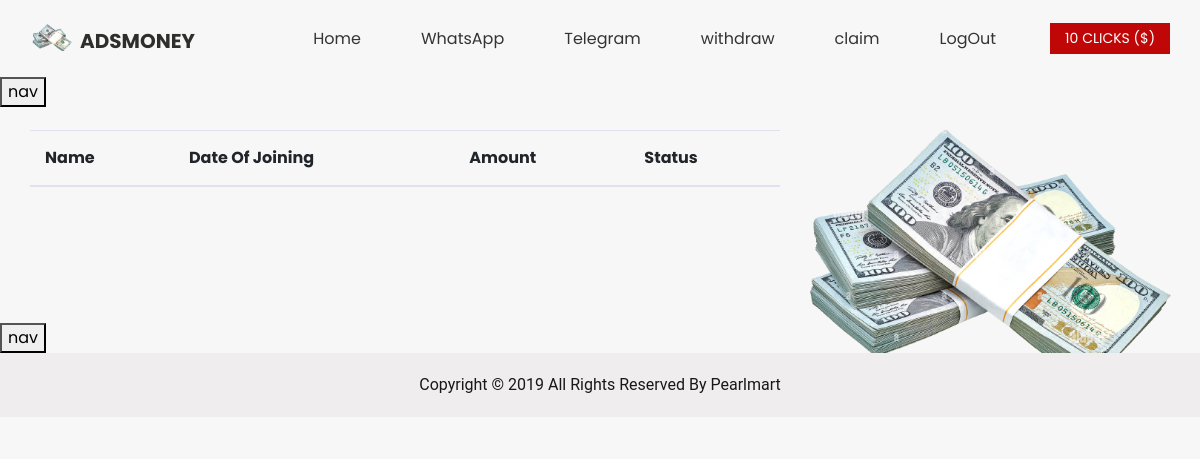
Page /claim (signed in) on the earlier database version.
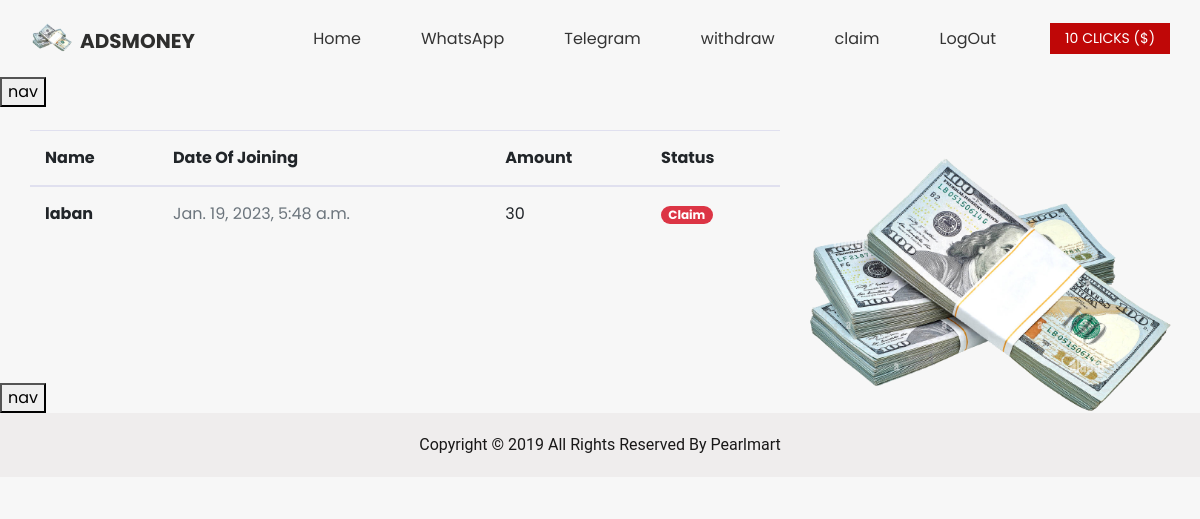
Same page on the later database version.
### main/models.py (models this page shows, shortened)
class ReferralBonu(models.Model):
	person = models.CharField(max_length=1000,default=0)
	amount= models.CharField(max_length=1000,default=0)
	paid= models.BooleanField(default=False)
	date_paid =models.DateTimeField(default=datetime.datetime.today)
	class Meta:
		ordering = ('-date_paid', )

### main/views.py (the view)
# urls.py: path('claim', claim , name='claim'),
@login_required(login_url='login')
def claim(request):
    try:
        user=Clicks.objects.get(name=request.user)
    except:
        user=None
    if user is not None:
        dollar=((int(user.number)*3)/1000)
        click=user.number
    else:
        dollar=0
        click=0
    clicks=ReferralBonu.objects.filter(person=request.user)
    Lists=[]
    List=[]
    lists=AdsLink.objects.all()
    if len(lists)>=3:
        for i in lists:
            List.append(i.name)
    else:
        pass
    Lists=random.sample(List, len(List))
    Lists=Lists[:3]
    context={'Lists':Lists,'click':click,'clicks':clicks,}
    return render(request,'claim.html',context)

### templates/claim.html (shortened to what this page needs)
{% extends 'base.html' %}
{% load crispy_forms_tags %}
{% load static %}
{% block body %}
  <section class="contact_section layout_padding " style=" background-image: url('static/images/logo1.png');">
    <div class="container">
      <div class="row">
        <div class="col-md-8 mr-auto">
            <table class="table">
                <thead>
                  <tr>
                    <th>Name</th>
                    <th>Date Of Joining</th>
                    <th>Amount</th>
                    <th>Status</th>
                  </tr>
                </thead>
                <tbody>
                {% for i in clicks %}
                  <tr>
                    <td class="font-weight-bold">
                      {{ i.person }}
                    </td>
                    <td class="text-muted">
                        {{i.date_paid}}
                    </td>
                    <td>
                        {{i.amount}}
                    </td>
                    <td>
                        {% if i.paid == True %}
                        <label class="badge badge-success badge-pill">Paid</label>
                        {% else %}
                        <a href="{% url 'claimid' i.id %}"><label class="badge badge-danger badge-pill">Claim</label></a>
                        {% endif %}
                    </td>
                  </tr>
                  {% endfor %}
                </tbody>
              </table>
        </div>
      </div>
    </div>
  {% endblock %}

### templates/base.html (shortened to what this page needs)
{% load static %}
<!DOCTYPE html>
<html>
<head>
  <link rel="stylesheet" type="text/css"
    href="https://cdnjs.cloudflare.com/ajax/libs/OwlCarousel2/2.1.3/assets/owl.carousel.min.css" />
  <link rel="stylesheet" type="text/css" href="{% static 'css/bootstrap.css' %}" />
  <link href="{% static 'css/style.css' %}" rel="stylesheet" />
  <link href="{% static 'css/responsive.css' %}" rel="stylesheet" />
</head>
<body>
  <div class="hero_area">
    <header class="header_section">
      <div class="container">
        <nav class="navbar navbar-expand-lg custom_nav-container pt-3">
          <a class="navbar-brand">
            <img src="{% static 'images/logo1.png' %}" alt="" /><span>
              AdsMoney
            </span>
          </a>
          <div class="collapse navbar-collapse" id="navbarSupportedContent">
            <div class="d-flex ml-auto flex-column flex-lg-row align-items-center">
              <ul class="navbar-nav  ">
                <li class="nav-item">
                  <a class="nav-link" href="/">Home <span class="sr-only">(current)</span></a>
                </li>
                {% if user.is_authenticated %}
                <li class="nav-item">
                  <a class="nav-link" href="https://chat.whatsapp.com/BVRekOdoS3z2GmsQvl8Vxm">WhatsApp</a>
                </li>
                <li class="nav-item">
                  <a class="nav-link" href="https://t.me/+5aOtWd0kgK41N2I0"> Telegram</a>
                </li>
                <li class="nav-item">
                  <a class="nav-link" href="/withdraw">withdraw</a>
                </li>
                <li class="nav-item">
                  <a class="nav-link" href="/claim">claim</a>
                </li>
                <li class="nav-item">
                  <a class="nav-link" href="/logout">LogOut</a>
                </li>
                {% endif %}
              </ul>
            </div>
            {% if user.is_authenticated %}
            <div class="quote_btn-container ml-0 ml-lg-4 d-flex justify-content-center">
              <a style="color: white;">
                {{ click }} Clicks (${{ dollar }})
              </a>
            </div>
            {% endif %}
          </div>
        </nav>
      </div>
    </header>
<div id="container-bb9ec6fe27d16a409cfcc6615c58ad5d"><button>nav</button></div>
    {% block body %}
    {% endblock %}
    {% if user.is_authenticated %}
    <section class="service_section layout_padding ">
      <div class="container">
        <div class=" layout_padding2">
        </div>
      </div>
  </section>
  {% endif %}
<div id="container-bb9ec6fe27d16a409cfcc6615c58ad5d"><button>nav</button></div>
  <section class="container-fluid footer_section">
    <p>
      Copyright &copy; 2019 All Rights Reserved By
      <a href="https://chat.whatsapp.com/BVRekOdoS3z2GmsQvl8Vxm">Pearlmart</a>
    </p>
  </section>
</body>
</html>

### static/css/style.css (style rules this page uses)
body { font-family: 'Poppins', sans-serif; color: #000000; background-color: #ffffff; }
.layout_padding { padding: 15px 0; }
.layout_padding2 { padding: 45px 0; }
.hero_area { height: 98vh; background-color: #f7f7f7; }
.custom_nav-container.navbar-expand-lg .navbar-nav .nav-link { padding: 10px 30px; color: #343434; text-align: center }
a, a:hover, a:focus { text-decoration: none; }
.navbar-brand, .navbar-brand:hover { text-transform: uppercase; font-weight: bold; font-size: 24px; color: #fafcfd; }
.navbar-brand { display: flex; align-items: center; }
.navbar-brand img { width: 45px; margin-right: 5px; }
.navbar-brand span { font-size: 20px; font-weight: 700; color: #2e2e2d; margin-top: 5px; }
.custom_nav-container { z-index: 99999; padding: 15px 0; }
.quote_btn-container a { display: inline-block; padding: 5px 15px; background-color: #bf0707; color: #f7f7f7; font-size: 14px; text-transform: uppercase; }
.contact_section { background-image: url('static/images/logo1.png'); background-repeat: no-repeat; background-size: 415px; background-position: right center; }
.footer_section { background-color: #efeded; padding: 20px 0; font-family: "Roboto", sans-serif; }
.footer_section p { color: #191818; margin: 0; text-align: center; }
.footer_section a { color: #191818; }

### static/css/responsive.css (style rules this page uses)
@media (min-width: 1200px) { .container { max-width: 1170px; } }

### templates/claim.html (style rules this page uses)
.table, .jsgrid .jsgrid-table { width: 100%; max-width: 100%; margin-bottom: 1rem; background-color: transparent; }
.table th, .jsgrid .jsgrid-table th, .table td, .jsgrid .jsgrid-table td { padding: 0.9375rem; vertical-align: top; border-top: 1px solid #e0e0ef; }
.table thead th, .jsgrid .jsgrid-table thead th { vertical-align: bottom; border-bottom: 2px solid #e0e0ef; }

Differences in the rows shown:
added ReferralBonu: person "laban", date_paid "Jan. 19, 2023, 5:48 a.m.", amount "30", paid "Claim"
